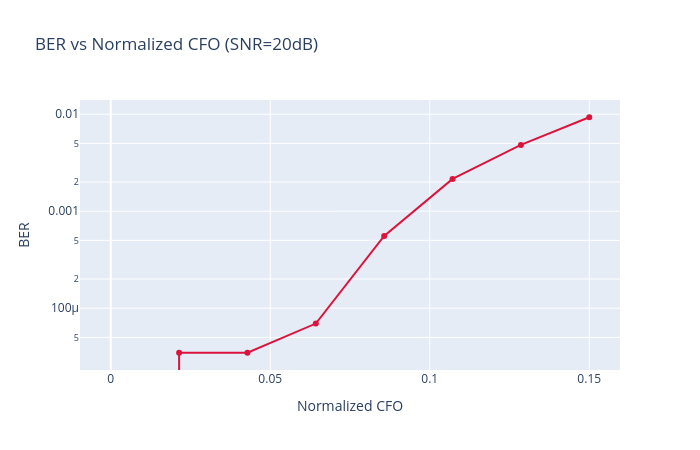
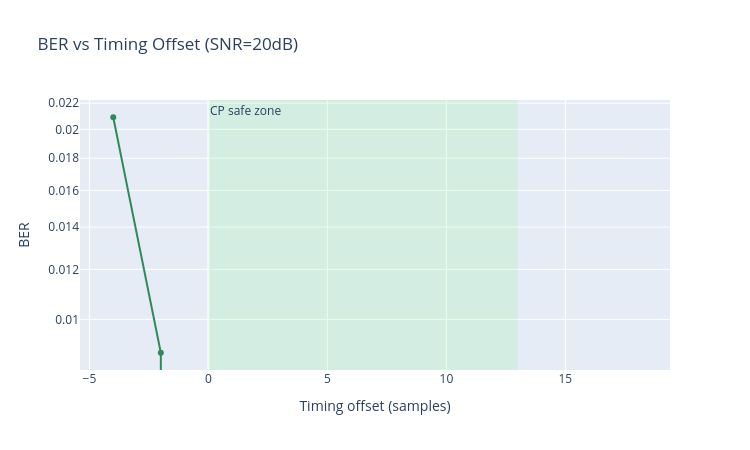

The notebook cell these images were saved under, in order:
### Code cell
# =============================================================
# STEP 16: CFO/TIMING OFFSET SWEEP + PLOTS
# =============================================================

def run_one_symbol_impaired(snr_db, cfo_normalized=0.0, timing_offset=0):
    """Full pipeline with optional CFO + timing offset -> (errors, total_bits)."""
    tx_bits = generate_bits(len(data_indices) * BITS_PER_SYMBOL)
    data_syms = qam_mapper(tx_bits, MOD_ORDER)

    X_ = np.zeros(N, dtype=complex)
    X_[data_indices] = data_syms
    X_[pilot_indices] = PILOT_VALUE

    x_ = np.fft.ifft(X_, n=N)
    x_cp_ = add_cyclic_prefix(x_, CP_LEN)
    x_mp_ = apply_multipath(x_cp_, CHANNEL_TAPS)
    x_rx_, noise_pow_ = add_awgn(x_mp_, snr_db)

    x_rx_ = apply_cfo(x_rx_, cfo_normalized, N)
    x_win_ = apply_timing_offset(x_rx_, CP_LEN, N, timing_offset)

    Y_ = np.fft.fft(x_win_, n=N)

    H_est_pilots_ = Y_[pilot_indices] / X_[pilot_indices]
    H_est_ = (np.interp(all_idx, pilot_indices, H_est_pilots_.real)
              + 1j * np.interp(all_idx, pilot_indices, H_est_pilots_.imag))

    X_hat_ = mmse_equalizer(Y_, H_est_, noise_pow_)
    rx_bits_ = qam_demapper(X_hat_[data_indices], CONSTELLATION_BITS, CONSTELLATION_SYMS)
    _, errors_ = compute_ber(tx_bits, rx_bits_)

    return errors_, len(tx_bits)


# --- sweep CFO (fixed high SNR to isolate ICI effect) ---
ber_vs_cfo = []
for eps in CFO_RANGE:
    e_tot, t_tot = 0, 0
    for _ in range(NUM_SYMBOLS_IMPAIRMENT):
        e, t = run_one_symbol_impaired(FIXED_SNR_FOR_IMPAIRMENTS, cfo_normalized=eps)
        e_tot += e
        t_tot += t
    ber_vs_cfo.append(e_tot / t_tot)
    print(f"CFO={eps:.3f} | BER={ber_vs_cfo[-1]:.5f}")
ber_vs_cfo = np.array(ber_vs_cfo)

# --- sweep timing offset ---
ber_vs_timing = []
for off in TIMING_OFFSET_RANGE:
    e_tot, t_tot = 0, 0
    for _ in range(NUM_SYMBOLS_IMPAIRMENT):
        e, t = run_one_symbol_impaired(FIXED_SNR_FOR_IMPAIRMENTS, timing_offset=off)
        e_tot += e
        t_tot += t
    ber_vs_timing.append(e_tot / t_tot)
    print(f"Offset={off} | BER={ber_vs_timing[-1]:.5f}")
ber_vs_timing = np.array(ber_vs_timing)


# --- plot BER vs CFO ---
fig = go.Figure()
fig.add_trace(go.Scatter(x=CFO_RANGE, y=ber_vs_cfo, mode='lines+markers',
                          line=dict(color='crimson')))
fig.update_layout(title=f"BER vs Normalized CFO (SNR={FIXED_SNR_FOR_IMPAIRMENTS}dB)",
                   xaxis_title="Normalized CFO", yaxis_title="BER",
                   yaxis_type="log", width=700, height=450)
fig.show()

# --- plot BER vs timing offset (with CP safe zone shaded) ---
safe_margin = CP_LEN - TAU_MAX_SAMPLES
fig2 = go.Figure()
fig2.add_trace(go.Scatter(x=TIMING_OFFSET_RANGE, y=ber_vs_timing, mode='lines+markers',
                           line=dict(color='seagreen')))
fig2.add_vrect(x0=0, x1=safe_margin, fillcolor="lightgreen", opacity=0.2, line_width=0,
               annotation_text="CP safe zone", annotation_position="top left")
fig2.update_layout(title=f"BER vs Timing Offset (SNR={FIXED_SNR_FOR_IMPAIRMENTS}dB)",
                    xaxis_title="Timing offset (samples)", yaxis_title="BER",
                    yaxis_type="log", width=750, height=450)
fig2.show()

### Figure 1 — Plotly figure (JSON) as saved in the notebook; plotly's stock layout.template omitted (floating-point values rounded to 4 significant figures)
{"data": [{"line": {"color": "crimson"}, "mode": "lines+markers", "type": "scatter", "x": [0.0, 0.02143, 0.04286, 0.06429, 0.08571, 0.1071, 0.1286, 0.15], "y": [0.0, 3.472e-05, 3.472e-05, 6.944e-05, 0.0005556, 0.002153, 0.004826, 0.009306]}], "layout": {"height": 450, "title": {"text": "BER vs Normalized CFO (SNR=20dB)"}, "width": 700, "xaxis": {"title": {"text": "Normalized CFO"}}, "yaxis": {"title": {"text": "BER"}, "type": "log"}}}

### Figure 2 — Plotly figure (JSON) as saved in the notebook; plotly's stock layout.template omitted (floating-point values rounded to 4 significant figures)
{"data": [{"line": {"color": "seagreen"}, "mode": "lines+markers", "type": "scatter", "x": [-4, -2, 0, 2, 4, 6, 8, 10, 12, 14, 16, 18], "y": [0.0209, 0.008854, 0.0, 0.0, 0.0, 0.0, 0.0, 0.0, 0.0, 0.0, 0.0, 0.0]}], "layout": {"annotations": [{"showarrow": false, "text": "CP safe zone", "x": 0, "xanchor": "left", "xref": "x", "y": 1, "yanchor": "top", "yref": "y domain"}], "height": 450, "shapes": [{"fillcolor": "lightgreen", "line": {"width": 0}, "opacity": 0.2, "type": "rect", "x0": 0, "x1": 13, "xref": "x", "y0": 0, "y1": 1, "yref": "y domain"}], "title": {"text": "BER vs Timing Offset (SNR=20dB)"}, "width": 750, "xaxis": {"title": {"text": "Timing offset (samples)"}}, "yaxis": {"title": {"text": "BER"}, "type": "log"}}}
